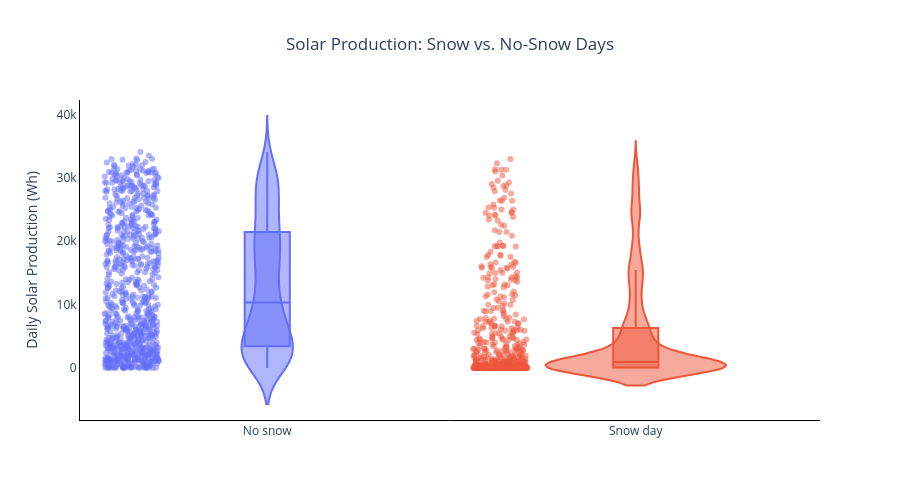

The notebook cell this image was saved under:
### Markdown cell above
Out of 1297 total days with valid data during months w/ persistent snowpack, 536 had recorded snowfall and 761 did not!

### Code cell
# make violin plot to visualize (data is high density)
solar_by_snowday = px.violin(
    snow_solar_analysis,
    x='snow_day',
    y='daily_total',
    color='snow_day',
    box=True,
    points='all',
    height=500,
    title='Solar Production: Snow vs. No-Snow Days',
    labels={
        'daily_total': 'Daily Solar Production (Wh)',
        'snow_day': ''
    }
).update_traces(
    marker_opacity=0.5
).update_xaxes(
    showline=True,
    linewidth=1,
    linecolor='black',
).update_yaxes(
    showline=True,
    linewidth=1,
    linecolor='black'
).update_layout(
    title={'x': 0.5},
    plot_bgcolor='rgba(0,0,0,0)',
    # hide legend (b/c redundant)
    showlegend=False
)

solar_by_snowday.show()

### Figure 1 — Plotly figure (JSON) as saved in the notebook; plotly's stock layout.template omitted (floating-point values rounded to 4 significant figures; data arrays with more than 128 entries replaced by an {"elided": "..."} marker saying what was removed)
{"data": [{"alignmentgroup": "True", "box": {"visible": true}, "hovertemplate": "=%{x}<br>Daily Solar Production (Wh)=%{y}<extra></extra>", "legendgroup": "No snow", "marker": {"color": "#636efa", "opacity": 0.5}, "name": "No snow", "offsetgroup": "No snow", "orientation": "v", "points": "all", "scalegroup": "True", "showlegend": true, "type": "violin", "x": {"elided": "761 str values"}, "x0": " ", "xaxis": "x", "y": {"elided": "761 float values"}, "y0": " ", "yaxis": "y"}, {"alignmentgroup": "True", "box": {"visible": true}, "hovertemplate": "=%{x}<br>Daily Solar Production (Wh)=%{y}<extra></extra>", "legendgroup": "Snow day", "marker": {"color": "#EF553B", "opacity": 0.5}, "name": "Snow day", "offsetgroup": "Snow day", "orientation": "v", "points": "all", "scalegroup": "True", "showlegend": true, "type": "violin", "x": {"elided": "536 str values"}, "x0": " ", "xaxis": "x", "y": {"elided": "536 float values"}, "y0": " ", "yaxis": "y"}], "layout": {"height": 500, "legend": {"title": {"text": ""}, "tracegroupgap": 0}, "plot_bgcolor": "rgba(0,0,0,0)", "showlegend": false, "title": {"text": "Solar Production: Snow vs. No-Snow Days", "x": 0.5}, "violinmode": "overlay", "xaxis": {"anchor": "y", "categoryarray": ["No snow", "Snow day"], "categoryorder": "array", "domain": [0, 1], "linecolor": "black", "linewidth": 1, "showline": true, "title": {"text": ""}}, "yaxis": {"anchor": "x", "domain": [0, 1], "linecolor": "black", "linewidth": 1, "showline": true, "title": {"text": "Daily Solar Production (Wh)"}}}}
